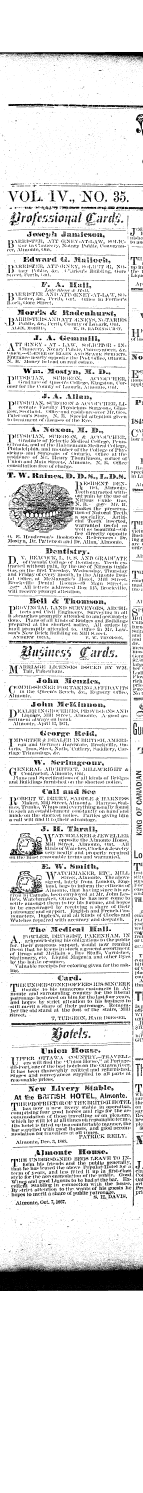
#> input picture transcribe/work/downloads/1871-06-16/p1/1871-06-16-01_col1.png, 858 x 8958 px (shown at 1/6 size)
$ python explore_pipeline.py transcribe/work/downloads/1871-06-16/p1/1871-06-16-01_col1.png
#> lines starting #> are read from the running program, lines starting #| are printed output that depends on the picture; after the words box and inside, x2 and y2 are one past the last pixel; in counts of white or black regions, pixels touching at a corner belong together
"""Visualise the CV pre-processing pipeline stage by stage.

A reusable diagnostic for "what does each step do to the page?".
Given a page_raw PNG, produces a 4-tile comparison sheet showing:

  1. Original page
  2. After cv2.connectedComponentsWithStats size-filter (drops blobs
     smaller than MIN_AREA px from the adaptive-threshold binary —
     strips body text while keeping ad frames, headline type, logos)
  3. Canny edges of the size-filtered binary
  4. Hough probabilistic line detection on those edges, rendered over
     the original page in green/blue (horizontal/vertical)

Run from the repo root:

    python3 explore_pipeline.py columns/1947-02-27/p8/page_raw.png
    python3 explore_pipeline.py columns/1947-02-27/p1/page_raw.png \\
            --out screenshots/exploration/p1.png

The defaults match what we tuned on 1947-02-27 p8. All thresholds are
exposed as CLI flags so this can be re-run with different parameters
without editing the file.
"""
from __future__ import annotations

import argparse
import os
import sys
from dataclasses import dataclass

import cv2
import numpy as np
from PIL import Image, ImageDraw, ImageFont


# ── Stage parameters ──────────────────────────────────────────────
# Defaults tuned on 1947-02-27 p8 in screenshots/hough_p8/. The
# Variant-B sweep showed MIN_AREA in [300, 500] strips text cleanly
# while preserving frames; 500 leaves a cleaner picture.

DEFAULTS = dict(
    adaptive_block=21,        # cv2.adaptiveThreshold neighbourhood
    adaptive_C=10,            # threshold offset
    cc_min_area=500,          # drop blobs smaller than this (px)
    canny_low=50,
    canny_high=150,
    canny_aperture=3,
    hough_threshold=80,       # Hough accumulator votes
    hough_min_length=40,      # minimum segment length (px)
    hough_max_gap=8,          # bridge breaks up to this many px
    long_line_pct=10,         # "long" segment >= N% of page dim
    orientation_tol_deg=3,    # H/V classification tolerance
    # Rectangle-detection gates (matches detect_ads.py's basic shape
    # filter — no rect_ratio threshold, no edge-touching downgrade).
    rect_min_area_pct=0.5,    # >= N% of page area to be a candidate
    rect_min_dim_pct=5,       # at least one dim >= N% of that page dim
    rect_max_area_pct=50,     # reject candidates >= N% of page area
    # Morphological close — bridges small gaps in Canny edges so the
    # contour finder sees rectangles as closed loops. 0 = no close.
    close_kernel=0,           # square kernel size (px); 0 = off
    close_iter=1,             # cv2.morphologyEx iterations
    # 1px ink frame drawn at this inset from each edge of the cc
    # binary — closes ad frames that run open into the image edge
    # (e.g. top-right corner of an outer-column ad). 0 = off.
    border_inset=0,           # px inset from each edge; 0 = off
)


@dataclass
class Stage:
    """One stage of the pipeline. `image` is a PIL.Image RGB ready to tile."""
    name: str
    image: Image.Image
    note: str = ""


def _font(size: int = 18):
    try:
        return ImageFont.truetype(
            "/System/Library/Fonts/Supplemental/Arial Bold.ttf", size)
    except OSError:
        return ImageFont.load_default()


def _label_top(im: Image.Image, label: str) -> Image.Image:
    """Black bar with white label across the top of the tile."""
    out = im.copy()
    draw = ImageDraw.Draw(out)
    draw.rectangle([0, 0, out.size[0], 36], fill=(0, 0, 0))
    draw.text((10, 6), label, fill=(255, 255, 255), font=_font(18))
    return out


def stage_original(page_raw: Image.Image) -> Stage:
    return Stage("original", page_raw.copy(), "page_raw input")


def stage_cc_filter(gray: np.ndarray, params: dict) -> tuple[Stage, np.ndarray]:
    """Adaptive-threshold the page, then drop CC blobs below cc_min_area.

    Returns the visual stage AND the cleaned binary so downstream
    stages (Canny, Hough) can chain off it without recomputing."""
    binary = cv2.adaptiveThreshold(
        gray, 255, cv2.ADAPTIVE_THRESH_MEAN_C, cv2.THRESH_BINARY_INV,
        params["adaptive_block"], params["adaptive_C"])
    n_labels, labels, stats, _ = cv2.connectedComponentsWithStats(
        binary, connectivity=8)
    filt = np.zeros_like(binary)
    n_kept = 0
    for lbl in range(1, n_labels):
        if stats[lbl, cv2.CC_STAT_AREA] >= params["cc_min_area"]:
            filt[labels == lbl] = 255
            n_kept += 1
    inv = 255 - filt  # paper=white, ink=black for display
    pim = Image.fromarray(cv2.cvtColor(inv, cv2.COLOR_GRAY2RGB))
    note = (f"connectedComponents >= {params['cc_min_area']}px: "
            f"{n_kept} of {n_labels - 1} blobs kept")
    return Stage("cc_filter", pim, note), filt


# [20 lines left out: function stage_border, not called in this run]


def stage_canny(filtered_bin: np.ndarray, params: dict) -> tuple[Stage, np.ndarray]:
    """Canny edges on the cleaned binary."""
    edges = cv2.Canny(filtered_bin,
                      params["canny_low"], params["canny_high"],
                      apertureSize=params["canny_aperture"])
    inv = 255 - edges
    pim = Image.fromarray(cv2.cvtColor(inv, cv2.COLOR_GRAY2RGB))
    note = (f"Canny({params['canny_low']},{params['canny_high']}): "
            f"{int(np.count_nonzero(edges)):,} edge px")
    return Stage("canny", pim, note), edges


# [69 lines left out: functions stage_close, stage_rects, not called in this run]


def stage_hough(page_raw: Image.Image, edges: np.ndarray,
                params: dict) -> Stage:
    """Hough probabilistic line detection rendered over the original."""
    W, H = page_raw.size
    lines = cv2.HoughLinesP(
        edges, rho=1, theta=np.pi / 180,
        threshold=params["hough_threshold"],
        minLineLength=params["hough_min_length"],
        maxLineGap=params["hough_max_gap"])
    canvas = page_raw.copy()
    draw = ImageDraw.Draw(canvas)
    n_h, n_v, n_d = 0, 0, 0
    if lines is not None:
        long_pct = params["long_line_pct"] / 100.0
        tol = params["orientation_tol_deg"]
        import math
        for s in lines[:, 0, :]:
            x1, y1, x2, y2 = s
            L = math.hypot(x2 - x1, y2 - y1)
            a = abs(math.degrees(math.atan2(y2 - y1, x2 - x1))) % 180
            if a < tol or a > 180 - tol:
                if L >= long_pct * W:
                    draw.line([(int(x1), int(y1)), (int(x2), int(y2))],
                              fill=(0, 200, 0), width=2)
                    n_h += 1
            elif abs(a - 90) < tol:
                if L >= long_pct * H:
                    draw.line([(int(x1), int(y1)), (int(x2), int(y2))],
                              fill=(0, 100, 240), width=2)
                    n_v += 1
            else:
                n_d += 1  # not drawn — we only paint long H/V
    note = f"long horiz={n_h} (green), long vert={n_v} (blue)"
    return Stage("hough", canvas, note)


def build_sheet(stages: list[Stage], out_path: str,
                tile_height: int = 700, gap: int = 12,
                full_size: bool = False) -> None:
    """Tile stages in a single horizontal row with labels.

    full_size=True keeps each tile at native resolution (no LANCZOS
    downscaling). Useful when fine pixel structure is the thing being
    inspected — e.g. asking whether a thin frame line is intact —
    since LANCZOS softens 1-2 px features below visibility."""
    labelled = []
    for st in stages:
        lab = f"{st.name}  —  {st.note}" if st.note else st.name
        labelled.append(_label_top(st.image, lab))
    if full_size:
        prepared = labelled
        common_h = max(im.size[1] for im in prepared)
    else:
        prepared = []
        for im in labelled:
            s = tile_height / im.size[1]
            prepared.append(im.resize((int(im.size[0] * s), tile_height),
                                      Image.LANCZOS))
        common_h = tile_height
    total_w = sum(im.size[0] for im in prepared) + gap * (len(prepared) - 1)
    sheet = Image.new("RGB", (total_w, common_h), (240, 240, 240))
    x = 0
    for im in prepared:
        sheet.paste(im, (x, 0))
        x += im.size[0] + gap
    os.makedirs(os.path.dirname(out_path) or ".", exist_ok=True)
    sheet.save(out_path)


FINAL_STAGES = ("hough", "rects", "rects_from_cc")


def run(page_raw_path: str, out_path: str, params: dict,
        final: str = "hough", full_size: bool = False) -> None:
    """final ∈ FINAL_STAGES picks which fourth tile to render:
       - hough:         Hough lines on Canny edges (default)
       - rects:         findContours rectangles on Canny edges
       - rects_from_cc: findContours rectangles on cc-filtered binary
                        (skips the Canny step entirely)"""
    if final not in FINAL_STAGES:
        raise SystemExit(f"--final must be one of {FINAL_STAGES}")

    page_pil = Image.open(page_raw_path).convert("RGB")
    gray = cv2.cvtColor(np.array(page_pil), cv2.COLOR_RGB2GRAY)

    stages = []
    stages.append(stage_original(page_pil))
    s_cc, filt_bin = stage_cc_filter(gray, params)
    stages.append(s_cc)

    # rects_from_cc skips Canny and morph-close entirely — the contour
    # pass runs against the cc binary directly, and we draw the
    # rectangles ON the cc binary itself (not the page) so the user
    # sees rects landing on the substrate they came from.
    if final == "rects_from_cc":
        canvas = s_cc.image
        source_bin = filt_bin
        source_label = "cc binary"
        if params["border_inset"] > 0:
            s_border, bordered = stage_border(filt_bin, params)
            stages.append(s_border)
            canvas = s_border.image
            source_bin = bordered
            source_label = f"cc binary + border inset={params['border_inset']}"
        s_final = stage_rects(canvas, source_bin, params,
                              source_label=source_label)
        stages.append(s_final)
        for st in stages:
            print(f"  {st.name:<12}  {st.note}")
        build_sheet(stages, out_path, full_size=full_size)
        print(f"\nSheet: {out_path}")
        return

    # All other final stages route through Canny.
    s_canny, edges = stage_canny(filt_bin, params)
    stages.append(s_canny)

    # Optional morph-close on Canny output. Inserted as its own tile
    # so the visual effect is observable; downstream stages use the
    # closed map instead of raw edges.
    edges_for_final = edges
    if params["close_kernel"] > 0:
        s_close, closed = stage_close(edges, params)
        stages.append(s_close)
        edges_for_final = closed

    if final == "hough":
        s_final = stage_hough(page_pil, edges_for_final, params)
    else:  # rects
        src_label = ("canny+close" if params["close_kernel"] > 0
                     else "canny")
        s_final = stage_rects(page_pil, edges_for_final, params,
                              source_label=src_label)
    stages.append(s_final)

    for st in stages:
        print(f"  {st.name:<12}  {st.note}")

    build_sheet(stages, out_path)
    print(f"\nSheet: {out_path}")


def _argparser() -> argparse.ArgumentParser:
    ap = argparse.ArgumentParser(
        description="Visualise pipeline stages on a single page.")
    ap.add_argument("page_raw", help="Path to page_raw.png")
    ap.add_argument("--out",
                    help="Output sheet path "
                         "(default: screenshots/exploration/<page>.png)")
    ap.add_argument("--final", choices=FINAL_STAGES, default="hough",
                    help="Which final stage to render (default: hough). "
                         "rects = findContours on Canny; "
                         "rects_from_cc = findContours on cc binary "
                         "(skips Canny).")
    ap.add_argument("--full-size", action="store_true",
                    help="Render tiles at native resolution (no LANCZOS "
                         "downscaling). Use when 1-2 px features matter.")
    for k, v in DEFAULTS.items():
        ap.add_argument(f"--{k.replace('_', '-')}", type=type(v), default=v,
                        help=f"(default {v})")
    return ap


def main(argv=None):
    args = _argparser().parse_args(argv)
    params = {k: getattr(args, k) for k in DEFAULTS}

    out = args.out
    if out is None:
        # Derive a default path from the input page_raw location:
        # columns/1947-02-27/p8/page_raw.png ->
        # screenshots/exploration/1947-02-27_p8_hough.png
        # (Suffix the final-stage name so different runs don't clobber.)
        parts = os.path.normpath(args.page_raw).split(os.sep)
        try:
            i = parts.index("columns")
            issue, page_dir = parts[i + 1], parts[i + 2]
            stem = f"{issue}_{page_dir}"
        except (ValueError, IndexError):
            stem = os.path.splitext(os.path.basename(args.page_raw))[0]
        out = os.path.join("screenshots", "exploration",
                           f"{stem}_{args.final}.png")

    run(args.page_raw, out, params, final=args.final,
        full_size=args.full_size)
#> in run, gray is the input picture: shape (8958, 858); 88.7% white; 23141 black regions (14174 under 20 px), largest, box (x1, y1, x2, y2) and area: (0, 7580, 858, 7746) 115675, (136, 2912, 447, 3158) 16943, (0, 312, 858, 362) 15402
#> in stage_cc_filter, `binary = cv2.adaptiveThreshold( gray, 255, cv2.ADAPTIVE_THRESH_MEAN_C,..`:
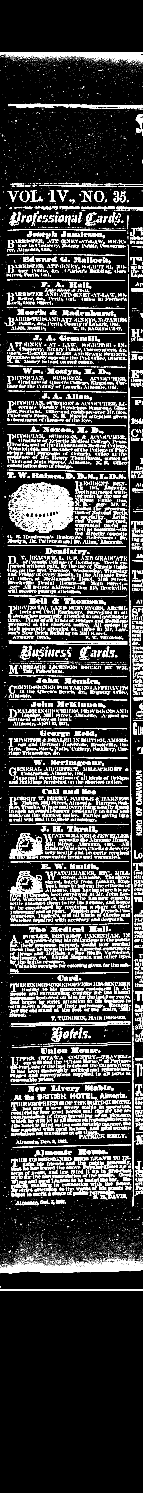
#> binary: shape (8958, 858) (shown at 1/6 size); 10.2% white; 23143 white regions (14174 under 20 px), largest, box (x1, y1, x2, y2) and area: (0, 7580, 858, 7639) 18213, (136, 2912, 447, 3158) 16943, (0, 312, 858, 362) 14677
#> in stage_cc_filter, `n_labels, labels, stats, _ = cv2.connectedComponentsWithStats( binary,..`:
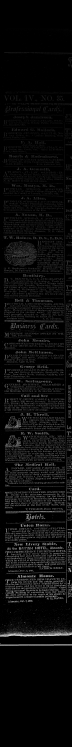
#> labels: shape (8958, 858) int32 (shown at 1/12 size); min 0, max 23143, mean 1064.7; drawn with min black and max white
#> in stage_cc_filter, `n_labels, labels, stats, _ = cv2.connectedComponentsWithStats( binary,..`: n_labels = 23144
#> after the loop in stage_cc_filter, `for lbl in range(1, n_labels):`:
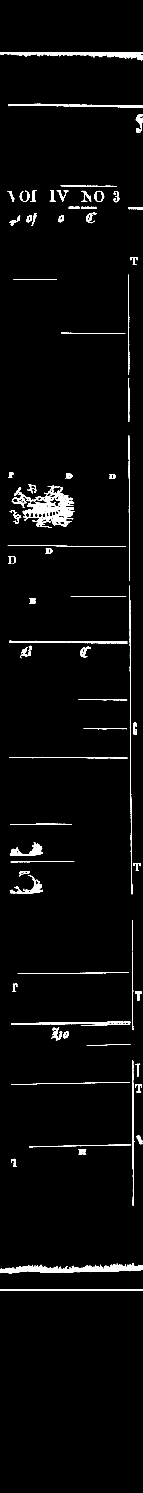
#> filt: shape (8958, 858) (shown at 1/6 size); 2% white; 86 white regions, largest, box (x1, y1, x2, y2) and area: (0, 7580, 858, 7639) 18213, (136, 2912, 447, 3158) 16943, (0, 312, 858, 362) 14677
#> after the loop in stage_cc_filter, `for lbl in range(1, n_labels):`: n_kept = 86
#> in stage_cc_filter, `inv = 255 - filt`:
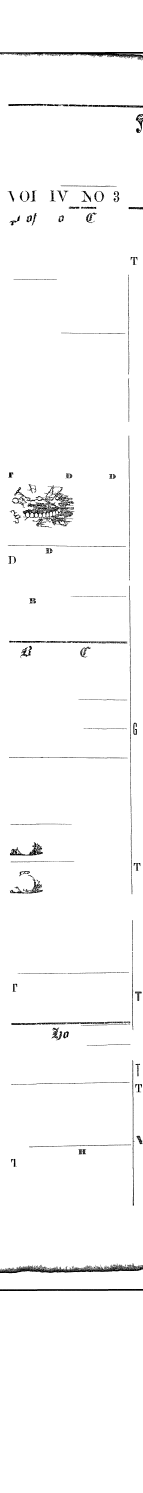
#> inv: shape (8958, 858) (shown at 1/6 size); 98% white; 86 black regions, largest, box (x1, y1, x2, y2) and area: (0, 7580, 858, 7639) 18213, (136, 2912, 447, 3158) 16943, (0, 312, 858, 362) 14677
#> in stage_canny, `edges = cv2.Canny(filtered_bin, params["canny_low"], params["canny_hig..`:
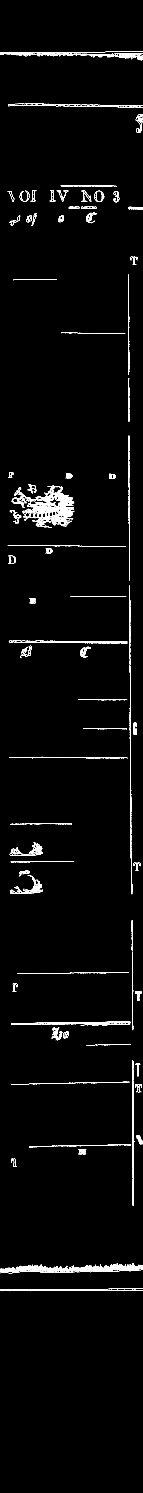
#> edges: shape (8958, 858) (shown at 1/6 size); 0.93% white in thin lines or dots, all inside (x1, y1, x2, y2) = (0, 311, 858, 7747)
#> in stage_canny, `inv = 255 - edges`:
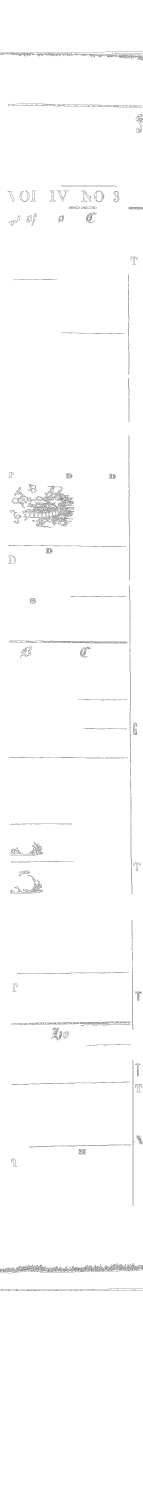
#> inv: shape (8958, 858) (shown at 1/6 size); 99.1% white; black in thin lines or dots, all inside (x1, y1, x2, y2) = (0, 311, 858, 7747)
#> in stage_canny, `note = (f"Canny({params['canny_low']},{params['canny_high']}): " f"{in..`: note = 'Canny(50,150): 71,763 edge px'
#> in stage_hough, `lines = cv2.HoughLinesP( edges, rho=1, theta=np.pi / 180, threshold=pa..`: lines = 581 rows, first 6: [773, 1903, 773, 1736], [776, 3146, 776, 2855], [774, 2529, 774, 2325], [771, 2749, 771, 2615], [794, 5637, 794, 5521], [779, 4413, 779, 4272]
#> the loop in stage_hough, `for s in lines[:, 0, :]:` made 581 passes
#> (x1, y1, x2, y2, L, a, n_d) on pass 125: (623, 7605, 730, 7599, 107.2, 3.21, 1)
#> after the loop in stage_hough, `for s in lines[:, 0, :]:`: n_d = 104; n_h = 122; n_v = 0
#> the loop in run, `for st in stages:` made 4 passes
#|   original      page_raw input
#|   cc_filter     connectedComponents >= 500px: 86 of 23143 blobs kept
#|   canny         Canny(50,150): 71,763 edge px
#|   hough         long horiz=122 (green), long vert=0 (blue)
#> the loop in build_sheet, `for st in stages:` made 4 passes
#> the loop in build_sheet, `for im in labelled:` made 4 passes
#> the loop in build_sheet, `for im in prepared:` made 4 passes
#> after the loop in build_sheet, `for im in prepared:`:
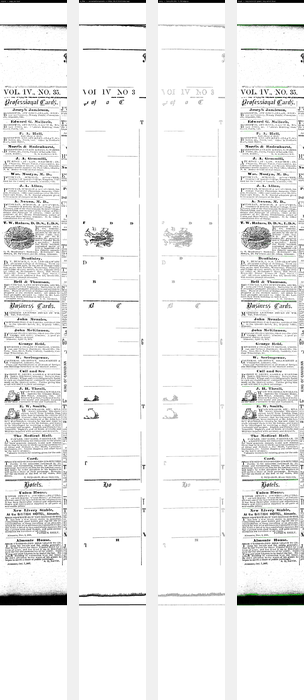
#> sheet: PIL image 304x700 RGB; mean R, G, B 237.3, 237.4, 237.3


if __name__ == "__main__":
    main()

$ run again, on transcribe/work/downloads/1871-06-16/p1/1871-06-16-01_col3.png
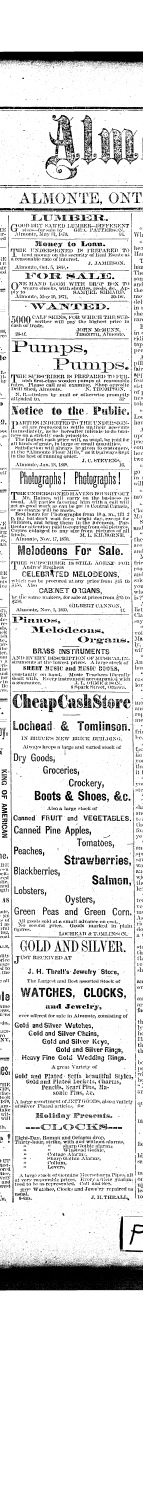
#> input picture transcribe/work/downloads/1871-06-16/p1/1871-06-16-01_col3.png, 858 x 8958 px (shown at 1/6 size)
#> page_pil: PIL image 858x8958 RGB; 87.8% white; 19204 black regions (13166 under 20 px), largest, box (x1, y1, x2, y2) and area: (0, 7573, 858, 7743) 127855, (0, 309, 858, 388) 52728, (0, 639, 858, 656) 10634
#> in run, gray is the input picture: shape (8958, 858); 87.8% white; 19204 black regions (13166 under 20 px), largest, box (x1, y1, x2, y2) and area: (0, 7573, 858, 7743) 127855, (0, 309, 858, 388) 52728, (0, 639, 858, 656) 10634
#> binary: shape (8958, 858); 10.5% white; 19228 white regions (13188 under 20 px), largest, box (x1, y1, x2, y2) and area: (0, 7573, 858, 7628) 16102, (0, 7678, 858, 7743) 13182, (0, 349, 858, 388) 12079
#> labels: shape (8958, 858) int32; 19229 distinct labels, from 0 to 19228
#> n_labels = 19229
#> after the loop in stage_cc_filter, `for lbl in range(1, n_labels):`:
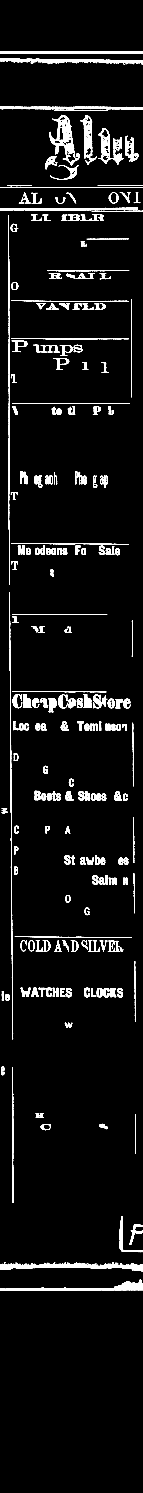
#> filt: shape (8958, 858) (shown at 1/6 size); 3.9% white; 232 white regions, largest, box (x1, y1, x2, y2) and area: (0, 7573, 858, 7628) 16102, (0, 7678, 858, 7743) 13182, (0, 349, 858, 388) 12079
#> after the loop in stage_cc_filter, `for lbl in range(1, n_labels):`: n_kept = 232
#> edges: shape (8958, 858); 1.6% white in thin lines or dots, all inside (x1, y1, x2, y2) = (0, 308, 858, 7743)
#> note = 'Canny(50,150): 120,088 edge px'
#> lines = 684 rows, first 6: [52, 2008, 52, 1923], [55, 2365, 55, 1897], [54, 3429, 54, 3328], [52, 2322, 52, 2034], [75, 7005, 75, 6796], [78, 7003, 78, 6561]
#> the loop in stage_hough, `for s in lines[:, 0, :]:` made 684 passes
#> (x1, y1, x2, y2, L, a) on passes 1 to 8: (52, 2008, 52, 1923, 85, 90), (55, 2365, 55, 1897, 468, 90), (54, 3429, 54, 3328, 101, 90), (52, 2322, 52, 2034, 288, 90), (75, 7005, 75, 6796, 209, 90), (78, 7003, 78, 6561, 442, 90), (447, 1123, 857, 1123, 410, 0), (68, 5280, 68, 4957, 323, 90)
#> the loop in run, `for st in stages:` made 4 passes
#|   original      page_raw input
#|   cc_filter     connectedComponents >= 500px: 232 of 19228 blobs kept
#|   canny         Canny(50,150): 120,088 edge px
#|   hough         long horiz=100 (green), long vert=0 (blue)
#> the loop in build_sheet, `for st in stages:` made 4 passes
#> the loop in build_sheet, `for im in labelled:` made 4 passes
#> the loop in build_sheet, `for im in prepared:` made 4 passes
#> after the loop in build_sheet, `for im in prepared:`:
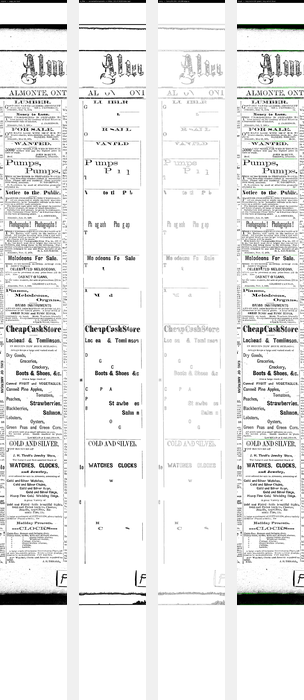
#> sheet: PIL image 304x700 RGB; mean R, G, B 234.7, 234.9, 234.7
